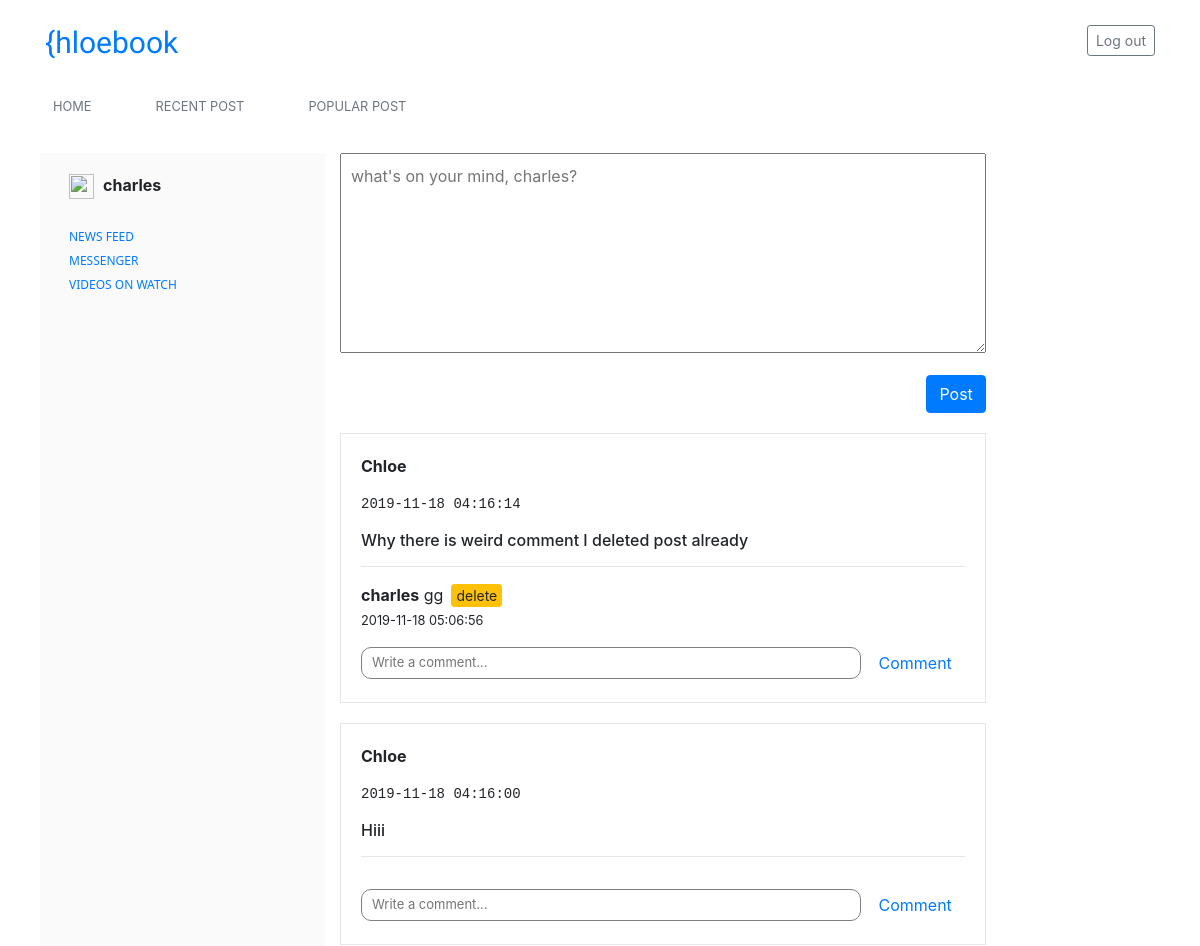
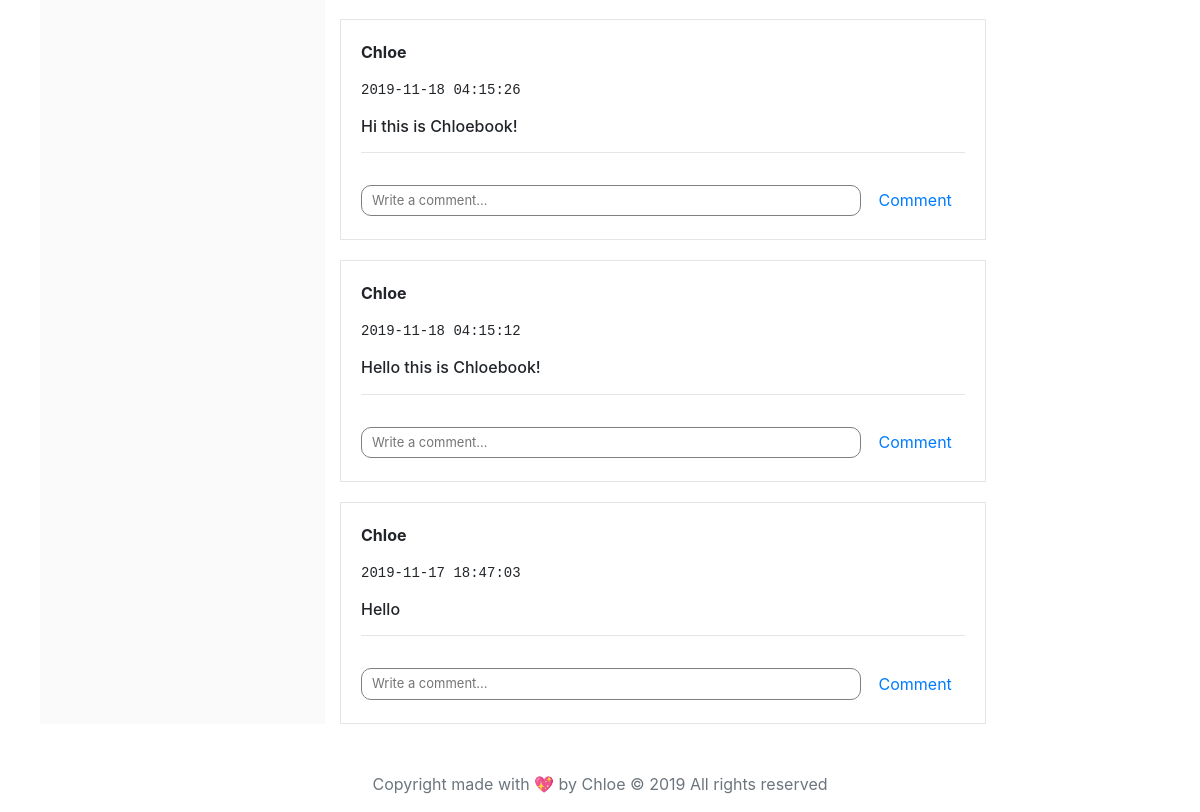
The app's page /user/5 (signed in) with its own data (2 pictures, top to bottom).
### app.py (models this page shows, shortened)
class User(UserMixin, db.Model):
    __tablename__ = 'users'
    id = db.Column(db.Integer, primary_key=True)
    username = db.Column(db.String(20), nullable=False)
    email = db.Column(db.String(50), nullable=False, unique=True)
    password = db.Column(db.String, nullable=False, unique=False)

class Post(db.Model):
    __tablename__ = 'posts'
    id = db.Column(db.Integer, primary_key=True)
    body = db.Column(db.String, nullable=False)
    user_id = db.Column(db.Integer, nullable=False)
    created = db.Column(db.DateTime, server_default=db.func.now())
    updated = db.Column(db.DateTime, server_default=db.func.now(), server_onupdate=db.func.now())
    like_time = db.Column(db.Integer, default = 0)
    def comments(self):
        return Comments.query.filter_by(post_id=self.id).all()

class Comments(db.Model):
    __tablename__ = 'comments'
    id = db.Column(db.Integer, primary_key=True)
    body = db.Column(db.String, nullable=False)
    user_id = db.Column(db.Integer, nullable=False)
    post_id = db.Column(db.Integer, nullable=False)
    created_at = db.Column(db.DateTime, server_default=db.func.now())
    updated_at = db.Column(db.DateTime, server_default=db.func.now(), server_onupdate=db.func.now())

### app.py (the view)
@app.route('/user/<int:user_id>')
def Profile(user_id):
    posts = Post.query.filter(Post.user_id == user_id).all()
    for post in posts:
        post.author = User.query.filter_by(id=post.user_id).first()
    return render_template("profile.html", posts=posts[::-1])

### app.py (called while the page is built)
@login_manager.user_loader
def load_user(user_id):
    return User.query.get(user_id)

### templates/profile.html (shortened to what this page needs)
{% extends 'base.html' %}
{% block content %}
<div class="row mt-4">
  <div class="col-3">
    &nbsp; <img src="https://uybor.uz/borless/avtobor/img/user-images/user_no_photo_300x300.png" width="25" height="25"
      alt="">&nbsp;
    <strong>{{current_user.username}}</strong>
    &nbsp; <a href="#" class="list">NEWS FEED</a>
    &nbsp; <a href="#" class="list mt-5">MESSENGER</a>
    &nbsp; <a href="#" class="list mt-5">VIDEOS ON WATCH</a>
  </div>
  <div clas="col-9">
    <form method='POST' class='create-post-form' action={{url_for('create_post')}}>
      <p class="card-text">
        <textarea class='create-post-input' name='body'
          placeholder="what's on your mind, {{current_user.username}}?"></textarea>
      </p>
      <button class='ml-auto d-block btn btn-primary' type='submit'>Post</button>
    </form>
    <div class='posts-container'>
      {% for post in posts %}
      <div class='single-post-container'>
        <strong>
          <p class="post-owner">{{post.author.username}}</p>
        </strong>
        <pre class="date">{{post.created}}</pre>
        <h6>{{post.body}}</h6>
        <hr>
        <div class='single-post-footer'>
          {% for comment in post.comments() %}
          <form method="POST" action={{url_for('delete_comment', id=comment.id)}}>
            <div class="commentgrp d-flex align-items-center">
              <strong>{{current_user.username}}</strong>&nbsp;{{comment.body}} <br />
              <button class="btn btn-sm btn-warning p-0 px-1 mx-2"> delete </button>
            </div>
            <small> {{comment.created_at}}</small> <br />
          </form>
          {% endfor %}
          <form method="POST" action={{url_for('create_comment', post_id = post.id)}}>
            <input type="text" name="body" class="comment mt-3" placeholder="Write a comment..."> </input>
            <button class='btn btn-link'> Comment </button>
          </form>
        </div>
      </div>
      {% endfor %}
    </div>
  </div>
</div>
{% endblock %}

### static/style.css (style rules this page uses)
textarea { width: 100%; height: 200px; padding: 10px; }
.single-post-container { border: 1px solid rgba(0,0,0,.1); padding: 20px; margin-top: 20px; }
.comment { width: 500px; border-radius: 10px; border: 0.5px solid grey; padding: 5px; padding-left: 10px; font-size: 13px; }
.list { font-size: 12px; margin-top: 100px; font-weight: 500; font-family: 'Segoe UI', Tahoma, Geneva, Verdana, sans-serif; }
.col-3 { background-color: rgba(200,200, 200,.1); height: auto; margin-left: 10px; margin-right: 15px; padding: 20px; }

### records on screen
User: username "charles", body "what's on your mind, charles?"
Post: author.username "Chloe", created "2019-11-18 04:16:14", body "Why there is weird comment I deleted post already"
Comments: body "gg", created_at "2019-11-18 05:06:56"
Post: author.username "Chloe", created "2019-11-18 04:16:00", body "Hiii"
Post: author.username "Chloe", created "2019-11-18 04:15:26", body "Hi this is Chloebook!"
Post: author.username "Chloe", created "2019-11-18 04:15:12", body "Hello this is Chloebook!"
Post: author.username "Chloe", created "2019-11-17 18:47:03", body "Hello"
